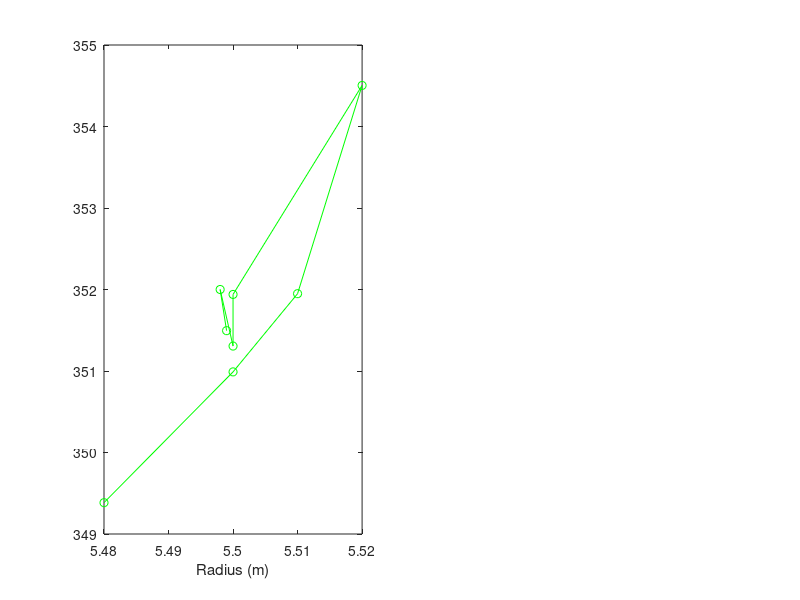

Here is the MATLAB script that generated this plot: (Note: this script raises an error after producing the figure.)

%% Question 1
% David Amenumey and Alberta Mahu
%1 No error
%2 No closing bracket and incomplete terms 
%3 "]" missing and incompatible dimensions
%4 None 
%5 Element not present or exceeding array bound 
%6 Incompatible sizes 
%7 None 
%8 None 
%9 No element-wise addition present in Matlab
%10 None 
%11 Incompatible dimensions 
%12 None
%13 None

%% Question 2
% Kwame Addo Kufuor

divby6 = @(n) mod(n,6) == 0
input = randi([2,45])
result = divby6(input)

fprintf("Is %d divisible by 6: %d",input,result)

%% Question 3
% Eva Mensah

r = [5.499 5.498 5.5 5.5 5.52 5.51 5.5 5.48]
h = [11.1 11.12 11.09 11.11 11.11 11.07 11.08 11.11]

% applying logical indexing
logicalindex = (r > 0) & (h > 0)

% filtering radius and height > 0
filteredR = r(logicalindex)
filteredH = h(logicalindex)

% finding volume 
Volume = (1/3) * pi * filteredR.^2 .*filteredH
avgVolume = mean(Volume)

number_of_trials = length(Volume)

fprintf('Number of valid trials: %d\n', number_of_trials)
fprintf('Average volume: %.2f cubic meters\n', avgVolume)

% Plot volume vs radius
subplot(1, 2, 1);
plot(filteredR, Volume,'og-', 'DisplayName', 'Volume vs Radius');
xlabel('Radius (m)');
ylabeVolume,l('Volume (cubic meters)');
title('Volume vs Radius');
hold on;
% Plot volume vs height
subplot(1, 2, 2);
plot(filteredH,Volume, 'o-', 'DisplayName', 'Volume vs Height');
ylabel('Volume (m^3)');
title('Volume vs Height and Volume vrs Radius');
legend("Radius", "Height");




